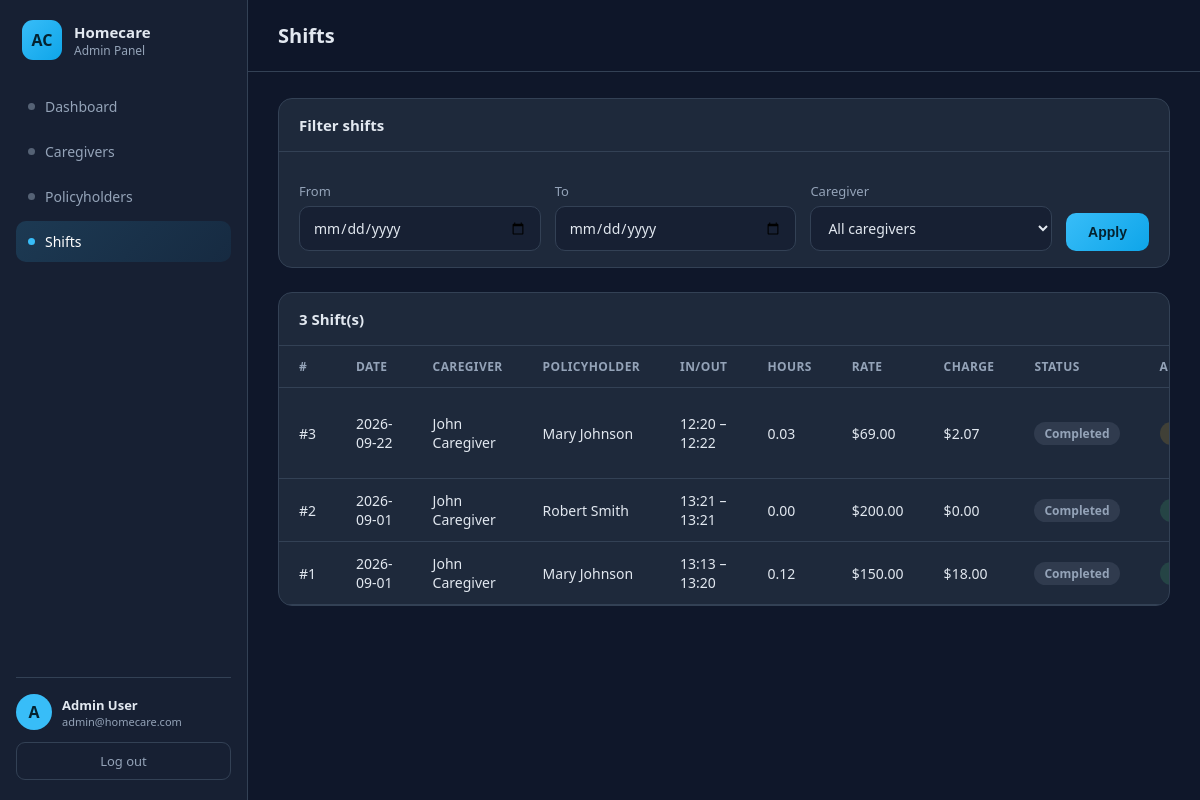
The app's page /admin/shifts.php (signed in) with its own data.
### tables this page shows
CREATE TABLE `time_entries` (
  `id` int(11) NOT NULL,
  `caregiver_id` int(11) NOT NULL,
  `policyholder_id` int(11) NOT NULL,
  `date` date NOT NULL,
  `time_in` varchar(8) NOT NULL,
  `time_out` varchar(8) DEFAULT NULL,
  `total_hours` decimal(6,2) DEFAULT 0.00,
  `rate` decimal(8,2) DEFAULT 0.00,
  `total_charge` decimal(10,2) DEFAULT 0.00,
  `status` enum('active','completed') NOT NULL DEFAULT 'active',
  `admin_status` enum('pending','approved','rejected') NOT NULL DEFAULT 'pending',
  `created_at` timestamp NOT NULL DEFAULT current_timestamp(),
  `updated_at` timestamp NOT NULL DEFAULT current_timestamp() ON UPDATE current_timestamp()
);

CREATE TABLE `users` (
  `id` int(11) NOT NULL,
  `name` varchar(150) NOT NULL,
  `email` varchar(150) NOT NULL,
  `password` varchar(255) NOT NULL,
  `phone` varchar(30) DEFAULT NULL,
  `address` varchar(255) DEFAULT NULL,
  `role` enum('admin','caregiver') NOT NULL DEFAULT 'caregiver',
  `created_at` timestamp NOT NULL DEFAULT current_timestamp(),
  `updated_at` timestamp NOT NULL DEFAULT current_timestamp() ON UPDATE current_timestamp()
);

CREATE TABLE `policyholders` (
  `id` int(11) NOT NULL,
  `name` varchar(150) NOT NULL,
  `policy_number` varchar(80) DEFAULT NULL,
  `phone` varchar(30) DEFAULT NULL,
  `address` varchar(255) DEFAULT NULL,
  `created_at` timestamp NOT NULL DEFAULT current_timestamp(),
  `updated_at` timestamp NOT NULL DEFAULT current_timestamp() ON UPDATE current_timestamp()
);

### admin/includes/auth.php (called while the page is built, shortened)
<?php
require_once __DIR__ . '/../../config/database.php';
function e(?string $s): string
{
    return htmlspecialchars((string) $s, ENT_QUOTES, 'UTF-8');
}

### config/database.php (called while the page is built, shortened)
<?php
function db(): PDO
{
    static $pdo = null;
    if ($pdo instanceof PDO) {
        return $pdo;
    }
    $dsn = 'mysql:host=' . DB_HOST . ';dbname=' . DB_NAME . ';charset=' . DB_CHARSET;
    $options = [
        PDO::ATTR_ERRMODE            => PDO::ERRMODE_EXCEPTION,
        PDO::ATTR_DEFAULT_FETCH_MODE => PDO::FETCH_ASSOC,
        PDO::ATTR_EMULATE_PREPARES   => false,
    ];
    try {
        $pdo = new PDO($dsn, DB_USER, DB_PASS, $options);
    } catch (PDOException $e) {
        http_response_code(500);
        header('Content-Type: application/json');
        echo json_encode([
            'status'  => false,
            'message' => 'Database connection failed: ' . $e->getMessage(),
            'data'    => null,
        ]);
        exit;
    }
    return $pdo;
}

### admin/shifts.php (the view, shortened to what this page needs)
<?php
require_once __DIR__ . '/includes/layout.php';
$start = trim($_GET['start_date'] ?? '');
$end   = trim($_GET['end_date'] ?? '');
$where = []; $params = [];
$sql = "SELECT te.*, u.name caregiver_name, p.name policyholder_name
          FROM time_entries te
          JOIN users u ON u.id=te.caregiver_id
          JOIN policyholders p ON p.id=te.policyholder_id"
     . ($where ? ' WHERE ' . implode(' AND ', $where) : '')
     . ' ORDER BY te.date DESC, te.id DESC';
$stmt = db()->prepare($sql);
$stmt->execute($params);
$rows = $stmt->fetchAll();
?>
<div class="panel">
  <div class="panel-head"><h2>Filter shifts</h2></div>
  <form method="get" style="display:flex;gap:14px;flex-wrap:wrap;align-items:flex-end;padding:16px 20px">
    <div style="flex:1;min-width:150px"><label>From</label><input type="date" name="start_date" value="<?= e($start) ?>"></div>
    <div style="flex:1;min-width:150px"><label>To</label><input type="date" name="end_date" value="<?= e($end) ?>"></div>
    <div style="flex:1;min-width:180px">
      <label>Caregiver</label>
      <select name="caregiver_id">
        <option value="0">All caregivers</option>
      </select>
    </div>
    <button class="btn primary" style="width:auto;padding:11px 22px">Apply</button>
  </form>
</div>
<div class="panel">
  <div class="panel-head"><h2><?= count($rows) ?> Shift(s)</h2></div>
  <table>
    <thead><tr><th>#</th><th>Date</th><th>Caregiver</th><th>Policyholder</th><th>In/Out</th><th>Hours</th><th>Rate</th><th>Charge</th><th>Status</th><th>Approval</th><th>Action</th></tr></thead>
    <tbody>
    <?php if (!$rows): ?>
      <tr><td colspan="11" class="empty">No shifts match this filter.</td></tr>
    <?php else: foreach ($rows as $r): ?>
      <tr>
        <td class="num">#<?= (int) $r['id'] ?></td>
        <td><?= e($r['date']) ?></td>
        <td><?= e($r['caregiver_name']) ?></td>
        <td><?= e($r['policyholder_name']) ?></td>
        <td><?= e($r['time_in']) ?> – <?= e($r['time_out'] ?: '…') ?></td>
        <td class="num"><?= number_format((float) $r['total_hours'], 2) ?></td>
        <td class="num">$<?= number_format((float) $r['rate'], 2) ?></td>
        <td class="num">$<?= number_format((float) $r['total_charge'], 2) ?></td>
        <td><span class="badge <?= e($r['status']) ?>"><?= e(ucfirst($r['status'])) ?></span></td>
        <td><span class="badge <?= e($r['admin_status']) ?>"><?= e(ucfirst($r['admin_status'])) ?></span></td>
      </tr>
    <?php endforeach; endif; ?>
    </tbody>
  </table>
</div>

### admin/assets/style.css (style rules this page uses)
:root { --bg:#0f172a; --panel:#1e293b; --panel2:#172033; --line:#334155; --text:#e2e8f0; --muted:#94a3b8; --brand:#38bdf8; --brand2:#0ea5e9; --green:#4ade80; --amber:#fbbf24; --red:#f87171; --radius:14px; }
* { box-sizing:border-box }
body { margin:0;font-family:system-ui,"Segoe UI",Roboto,Arial,sans-serif;background:var(--bg);color:var(--text) }
.panel { background:var(--panel);border:1px solid var(--line);border-radius:var(--radius);overflow:hidden;margin-bottom:24px }
.panel-head { display:flex;justify-content:space-between;align-items:center;padding:16px 20px;border-bottom:1px solid var(--line) }
.panel-head h2 { margin:0;font-size:15px }
table { width:100%;border-collapse:collapse;font-size:14px }
th,td { text-align:left;padding:12px 20px;border-bottom:1px solid var(--line) }
th { color:var(--muted);font-weight:600;font-size:12px;text-transform:uppercase;letter-spacing:.4px }
td.num { font-variant-numeric:tabular-nums }
.badge { display:inline-block;padding:3px 10px;border-radius:999px;font-size:12px;font-weight:600 }
.badge.pending { background:rgba(251,191,36,.15);color:var(--amber) }
.badge.approved { background:rgba(74,222,128,.15);color:var(--green) }
.badge.completed { background:rgba(148,163,184,.15);color:var(--muted) }
.btn { display:inline-block;padding:10px 16px;border-radius:10px;border:1px solid var(--line);background:var(--panel);color:var(--text);font-size:14px;font-weight:600;cursor:pointer }
.btn.primary { background:linear-gradient(135deg,var(--brand),var(--brand2));border:none;color:#04222f;width:100%;padding:12px }
label { display:block;font-size:13px;color:var(--muted);margin:14px 0 6px }
input,select,textarea { width:100%;padding:11px 13px;background:var(--panel2);border:1px solid var(--line);border-radius:10px;color:var(--text);font-size:14px;font-family:inherit }

### records on screen
time_entries: id "3", date "2026-09-22", caregiver.name "John Caregiver", policyholder.name "Mary Johnson", time_in "12:20", time_out "12:22", total_hours "0.03", rate "69.00", total_charge "2.07", status "Completed"
time_entries: id "2", date "2026-09-01", caregiver.name "John Caregiver", policyholder.name "Robert Smith", time_in "13:21", time_out "13:21", total_hours "0.00", rate "200.00", total_charge "0.00", status "Completed"
time_entries: id "1", date "2026-09-01", caregiver.name "John Caregiver", policyholder.name "Mary Johnson", time_in "13:13", time_out "13:20", total_hours "0.12", rate "150.00", total_charge "18.00", status "Completed"

### other values on screen
$label "Dashboard"
$label "Caregivers"
$label "Policyholders"
$label "Shifts"
substr($admin['name'] ?? 'A', 0, 1) "A"
$admin['name'] "Admin User"
$admin['email'] "admin@homecare.com"
$page_title "Shifts"
count($rows) "3"
